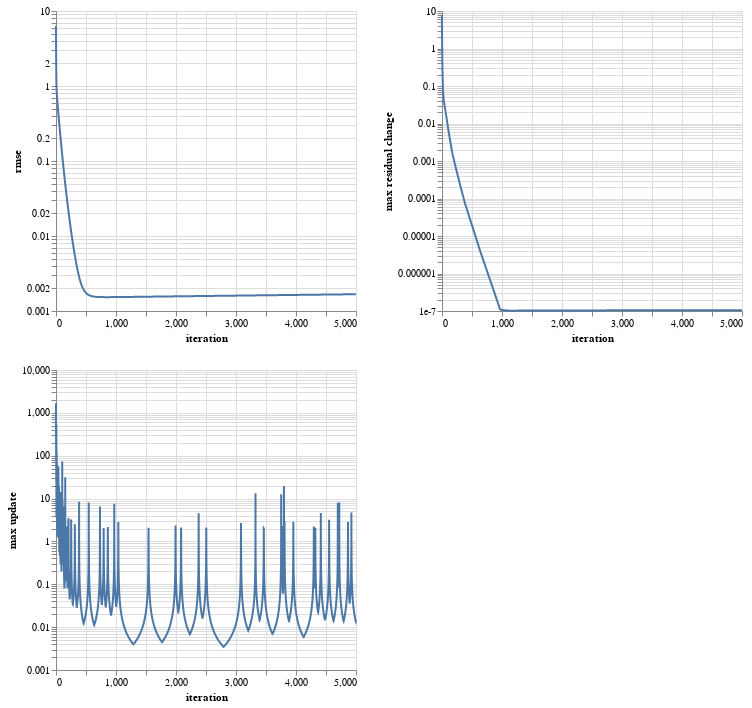

This figure's notebook cell:
### Markdown cell above
To select an optimal $K$ and $\lambda$ value, we can systematically assess a wide range of values for both parameters and evaluate their performance using a common metric, such as RMSE. Upon conducting this analysis and applying UV decomposition with regularization, it is evident that $K = 65$ and $\lambda = 0.01$ are the optimal values for our dataset.

### Code cell
import altair as alt

opt = compute_UV_reg(Rsmall, K = 65, lam = 0.01, alpha = 0.001)

logscale = alt.Scale(type='log', base=10)
fig_rmse = \
    alt.Chart(opt['rmse'])\
    .mark_line()\
    .encode(
        x='iteration:Q', 
        y=alt.Y('rmse:Q', scale=logscale)
    )
fig_max_residual_change = \
    alt.Chart(opt['rmse'])\
    .mark_line()\
    .encode(
        x='iteration:Q', 
        y=alt.Y('max residual change:Q', scale=logscale)
    )
fig_updates = \
    alt.Chart(opt['update'])\
    .mark_line()\
    .encode(
        x='iteration:Q', 
        y=alt.Y('max update:Q', scale=logscale)
    )
alt.vconcat(
    fig_rmse | fig_max_residual_change,
    fig_updates 
)

### Figure 1 — Vega-Lite specification as saved in the notebook (floating-point values rounded to 4 significant figures; data arrays with more than 128 entries replaced by an {"elided": "..."} marker saying what was removed)
{"$schema": "https://vega.github.io/schema/vega-lite/v5.16.3.json", "config": {"view": {"continuousHeight": 300, "continuousWidth": 300}}, "datasets": {"data-57e5d112256b05349e8f08603390ed7a": {"elided": "5000 records"}, "data-90d0e8c1407dd42466fb2bdb3eacbaa3": {"elided": "5000 records"}}, "vconcat": [{"data": {"name": "data-57e5d112256b05349e8f08603390ed7a"}, "hconcat": [{"encoding": {"x": {"field": "iteration", "type": "quantitative"}, "y": {"field": "rmse", "scale": {"base": 10, "type": "log"}, "type": "quantitative"}}, "mark": {"type": "line"}}, {"encoding": {"x": {"field": "iteration", "type": "quantitative"}, "y": {"field": "max residual change", "scale": {"base": 10, "type": "log"}, "type": "quantitative"}}, "mark": {"type": "line"}}]}, {"data": {"name": "data-90d0e8c1407dd42466fb2bdb3eacbaa3"}, "encoding": {"x": {"field": "iteration", "type": "quantitative"}, "y": {"field": "max update", "scale": {"base": 10, "type": "log"}, "type": "quantitative"}}, "mark": {"type": "line"}}]}
